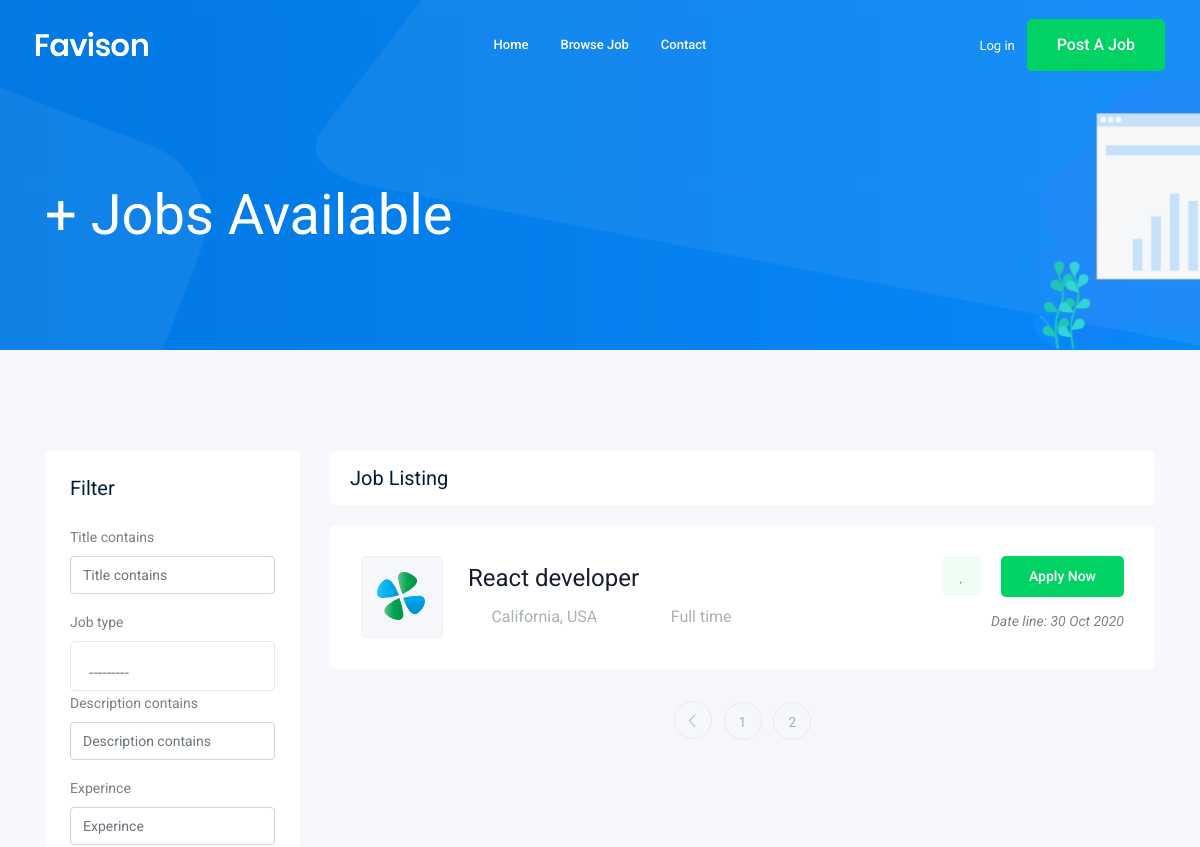
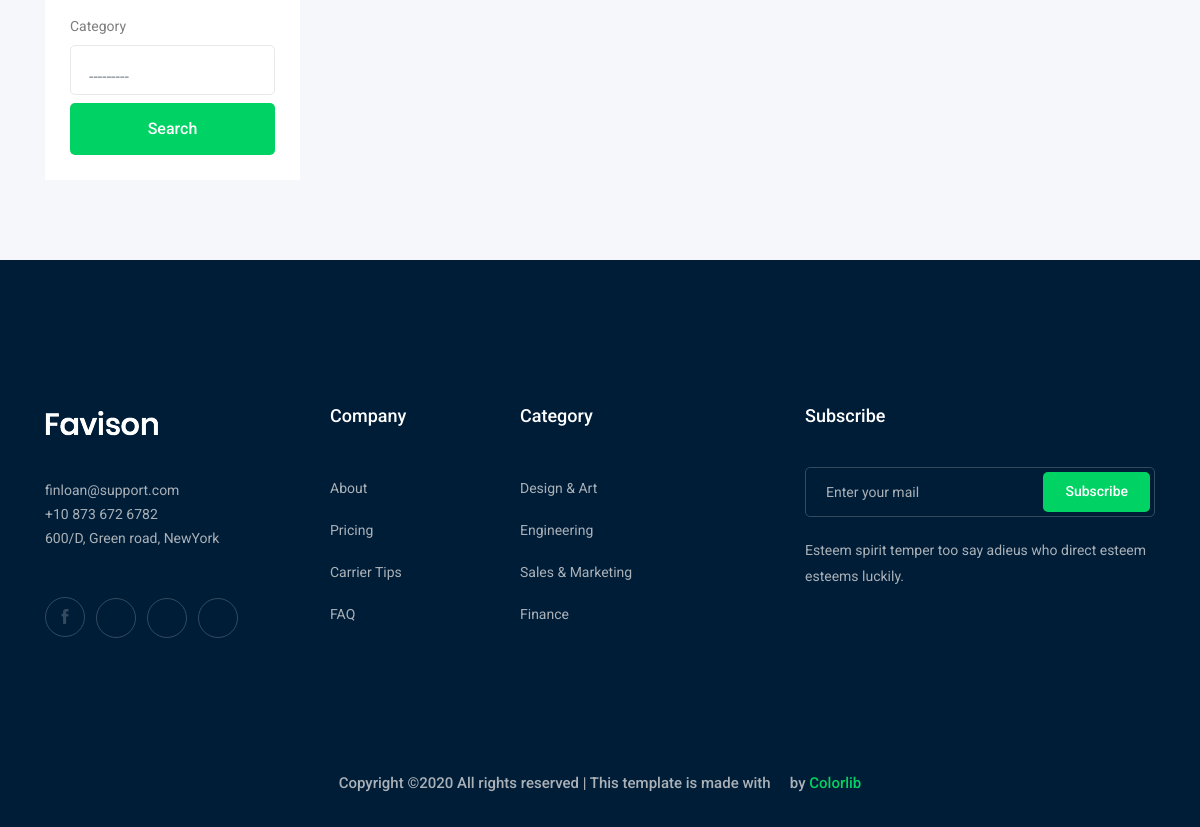
The page /jobs/?page=2 on the database as committed earlier (2 pictures, top to bottom).
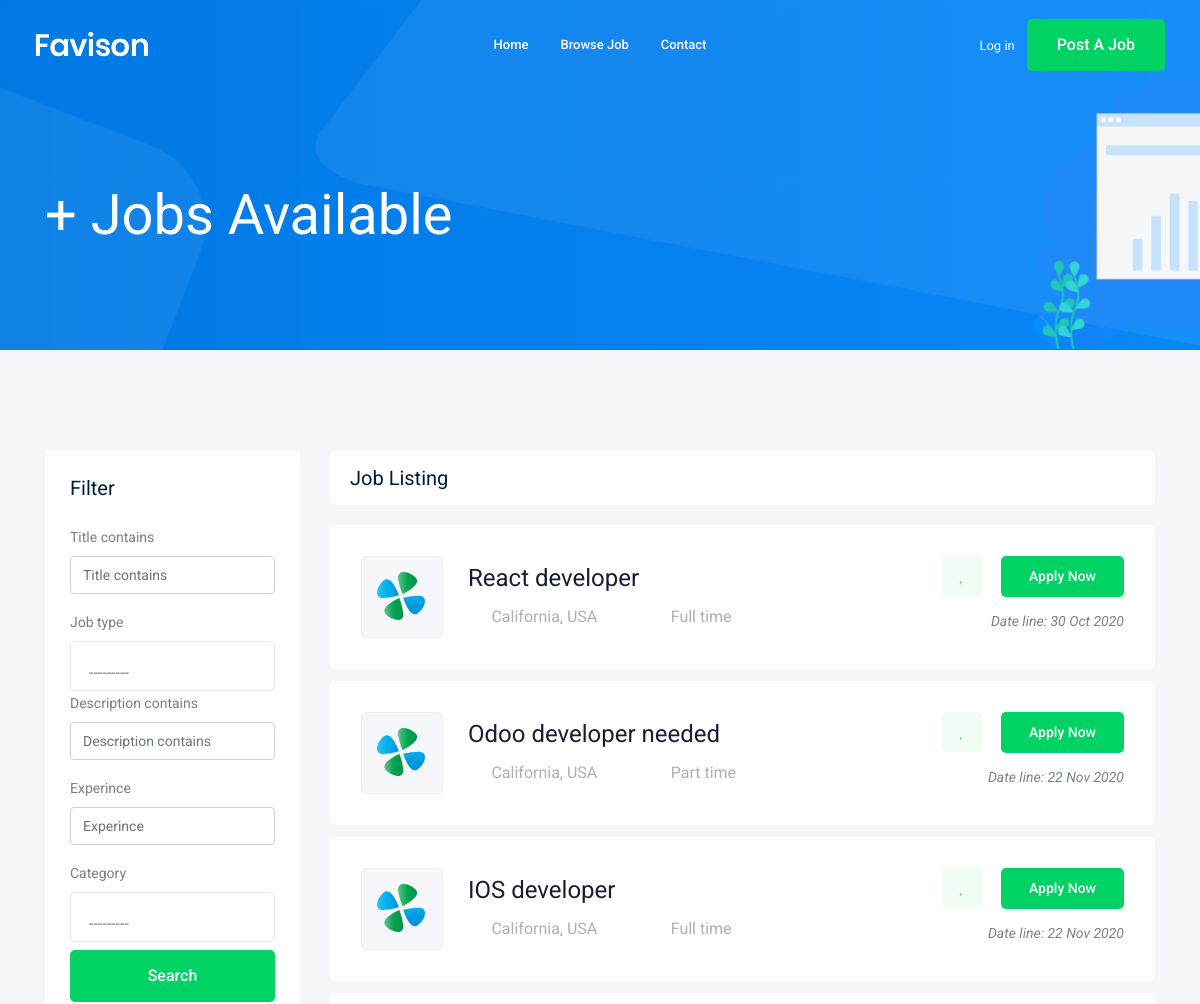
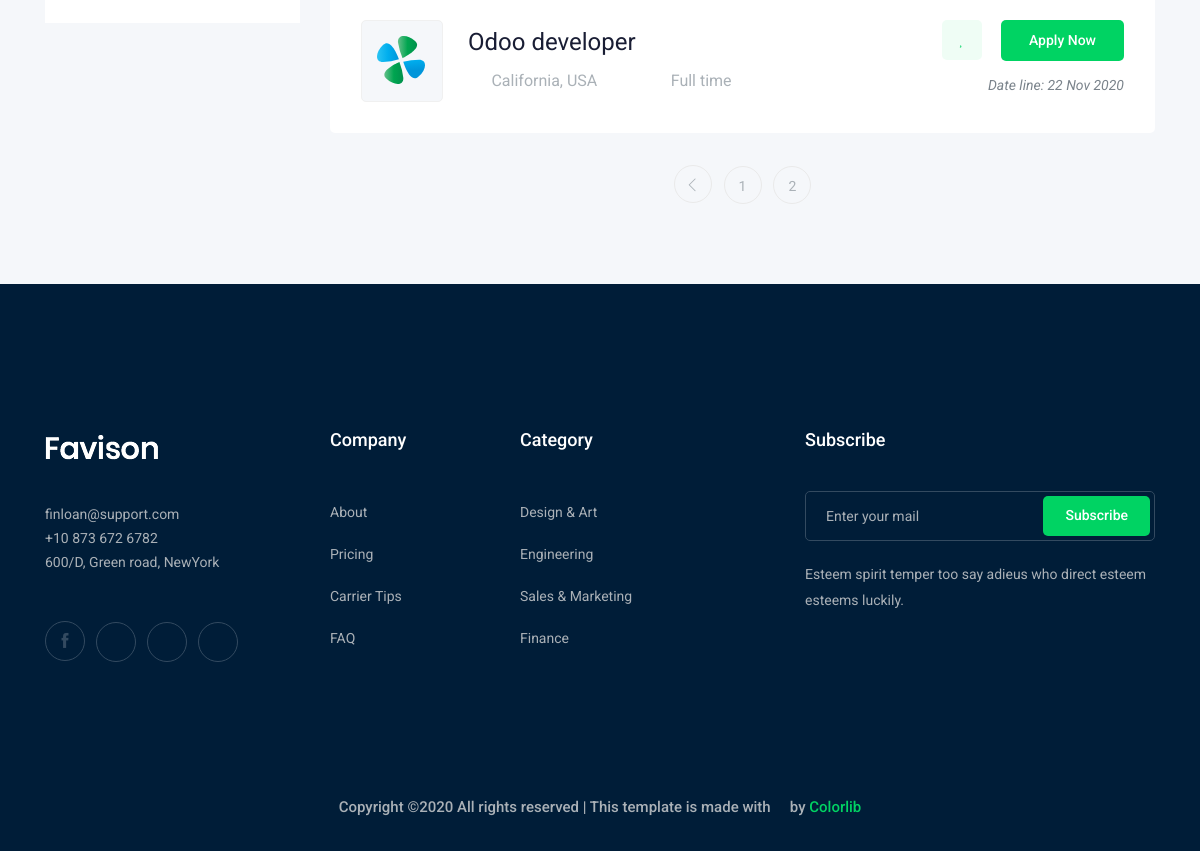
The same page on the database as committed later (2 pictures, top to bottom).
### job/models.py (models this page shows, shortened)
class Job(models.Model):      #table
    owner = models.ForeignKey(User, related_name='job_owner', on_delete=models.CASCADE)
    title = models.CharField(max_length=100)
    job_type = models.CharField(max_length=15 , choices=JOB_TYPE)
    description = models.TextField(max_length=1000)
    published_at = models.DateTimeField(auto_now=True)
    vacancy = models.IntegerField(default=1)
    salary = models.IntegerField(default=0)
    experince = models.IntegerField(default=1)
    category = models.ForeignKey('Category',on_delete=models.CASCADE)
    image = models.ImageField(upload_to=image_upload)
    slug = models.SlugField(blank=True, null=True)
    def __str__(self):
        return self.title

### job/views.py (the view)
# urls.py: path('', views.job_list , name = 'job_list'),
def job_list(request):
    job_list = Job.objects.all()
    myfilter = JobFilter(request.GET , queryset=job_list)
    job_list = myfilter.qs
    paginator = Paginator(job_list , 4) # Show 25 contacts per page.
    page_number = request.GET.get('page')
    page_obj = paginator.get_page(page_number)
    context = {'jobs' :page_obj , 'myfilter':myfilter }  #template name
    return render(request,'job/job_list.html',context)

### job/models.py (called while the page is built)
    def __str__(self):
        return self.name

### job/templates/job/job_list.html (shortened to what this page needs)
{% extends 'base.html' %}
{% load bootstrap4 %}
{% block body %}
    <div class="bradcam_area bradcam_bg_1">
        <div class="container">
            <div class="row">
                <div class="col-xl-12">
                    <div class="bradcam_text">
                        <h3>{{jobs.count}}+ Jobs Available</h3>
                    </div>
                </div>
            </div>
        </div>
    </div>
    <div class="job_listing_area plus_padding">
        <div class="container">
            <div class="row">
                <div class="col-lg-3">
                    <div class="job_filter white-bg">
                        <div class="form_inner white-bg">
                            <h3>Filter</h3>
                            <form method="GET">
                                {% bootstrap_form myfilter.form %}
                                <input type="submit" value="Search" class="boxed-btn3 w-100 mt-2">
                            </form>
                        </div>
                    </div>
                </div>
                <div class="col-lg-9">
                    <div class="recent_joblist_wrap">
                        <div class="recent_joblist white-bg ">
                            <div class="row align-items-center">
                                <div class="col-md-6">
                                    <h4>Job Listing</h4>
                                </div>
                                <div class="col-md-6">
                                </div>
                            </div>
                        </div>
                    </div>
                    <div class="job_lists m-0">
                        <div class="row">
                            {% for job in jobs %}
                            <div class="col-lg-12 col-md-12">
                                <div class="single_jobs white-bg d-flex justify-content-between">
                                    <div class="jobs_left d-flex align-items-center">
                                        <div class="thumb">
                                            <img src="img/svg_icon/1.svg" alt="">
                                        </div>
                                        <div class="jobs_conetent">
                                            <a href="{% url 'jobs:job_detail' job.slug %}"><h4>{{job}}</h4></a>
                                            <div class="links_locat d-flex align-items-center">
                                                <div class="location">
                                                    <p> <i class="fa fa-map-marker"></i> California, USA</p>
                                                </div>
                                                <div class="location">
                                                    <p> <i class="fa fa-clock-o"></i> {{job.job_type}}</p>
                                                </div>
                                            </div>
                                        </div>
                                    </div>
                                    <div class="jobs_right">
                                        <div class="apply_now">
                                            <a class="heart_mark" href="#"> <i class="fa fa-heart"></i> </a>
                                            <a href="{% url 'jobs:job_detail' job.slug %}" class="boxed-btn3">Apply Now</a>
                                        </div>
                                        <div class="date">
                                            <p>Date line: {{job.published_at | date:'d M o'}}</p>
                                        </div>
                                    </div>
                                </div>
                            </div>
                            {% endfor %}
                        </div>
                        <div class="row">
                            <div class="col-lg-12">
                                <div class="pagination_wrap">
                                    <ul>
                                        {% if jobs.has_previous %}
                                            <li><a href="?page={{ jobs.previous_page_number }}"> <i class="ti-angle-left"></i> </a></li>
                                        {% endif %}
                                        {% for num in jobs.paginator.page_range %}
                                            <li><a href="?page={{i}}"><span>{{num}}</span></a></li>
                                        {% endfor %}
                                    </ul>
                                </div>
                            </div>
                        </div>
                    </div>
                </div>
            </div>
        </div>
    </div>
{% endblock body %}

### templates/base.html (shortened to what this page needs)
{% load static %}
<!doctype html>
<html class="no-js" lang="zxx">
<head>
    <link rel="stylesheet" href="{% static 'css/bootstrap.min.css' %}">
    <link rel="stylesheet" href="{% static 'css/owl.carousel.min.css' %}">
    <link rel="stylesheet" href="{% static 'css/magnific-popup.css' %}" >
    <link rel="stylesheet" href="{% static 'css/font-awesome.min.css' %}">
    <link rel="stylesheet" href="{% static 'css/themify-icons.css' %}">
    <link rel="stylesheet" href="{% static 'css/nice-select.css' %}">
    <link rel="stylesheet" href="{% static 'css/flaticon.css' %}">
    <link rel="stylesheet" href="{% static 'css/jquery-ui.css' %}">
    <link rel="stylesheet" href="{% static 'css/gijgo.css' %}">
    <link rel="stylesheet" href="{% static 'css/animate.min.css' %}">
    <link rel="stylesheet" href="{% static 'css/slicknav.css' %}">
    <link rel="stylesheet" href="{% static 'css/style.css' %}">
</head>
<body>
    <header>
        <div class="header-area ">
            <div id="sticky-header" class="main-header-area">
                <div class="container-fluid ">
                    <div class="header_bottom_border">
                        <div class="row align-items-center">
                            <div class="col-xl-3 col-lg-2">
                                <div class="logo">
                                    <a href="index.html">
                                        <img src="img/logo.png" alt="">
                                    </a>
                                </div>
                            </div>
                            <div class="col-xl-6 col-lg-7">
                                <div class="main-menu  d-none d-lg-block">
                                    <nav>
                                        <ul id="navigation">
                                            <li><a href="/">home</a></li>
                                            <li><a href="{% url 'jobs:job_list' %}">Browse Job</a></li>
                                            <li><a href="{% url 'contact:contact' %}">Contact</a></li>
                                        </ul>
                                    </nav>
                                </div>
                            </div>
                            <div class="col-xl-3 col-lg-3 d-none d-lg-block">
                                <div class="Appointment">
                                    {% if request.user.is_authenticated %}
                                    <div class="phone_num d-none d-xl-block">
                                        <a href="{% url 'accounts:profile' %}">Profile</a>
                                    </div>
                                    {% else %}
                                        <div class="phone_num d-none d-xl-block">
                                             <a href="{% url 'login' %}">Log in</a>
                                        </div>
                                    {% endif %}
                                    <div class="d-none d-lg-block">
                                        <a class="boxed-btn3" href="{% url 'jobs:add_job' %}">Post a Job</a>
                                    </div>
                                </div>
                            </div>
                            <div class="col-12">
                            </div>
                        </div>
                    </div>
                </div>
            </div>
        </div>
    </header>
    {% block body %}
    {% endblock body %}
    <footer class="footer">
        <div class="footer_top">
            <div class="container">
                <div class="row">
                    <div class="col-xl-3 col-md-6 col-lg-3">
                        <div class="footer_widget wow fadeInUp" data-wow-duration="1s" data-wow-delay=".3s">
                            <div class="footer_logo">
                                <a href="#">
                                    <img src="img/logo.png" alt="">
                                </a>
                            </div>
                            <p>
                                finloan@support.com <br>
                                +10 873 672 6782 <br>
                                600/D, Green road, NewYork
                            </p>
                            <div class="socail_links">
                                <ul>
                                    <li>
                                        <a href="#">
                                            <i class="ti-facebook"></i>
                                        </a>
                                    </li>
                                    <li>
                                        <a href="#">
                                            <i class="fa fa-google-plus"></i>
                                        </a>
                                    </li>
                                    <li>
                                        <a href="#">
                                            <i class="fa fa-twitter"></i>
                                        </a>
                                    </li>
                                    <li>
                                        <a href="#">
                                            <i class="fa fa-instagram"></i>
                                        </a>
                                    </li>
                                </ul>
                            </div>
                        </div>
                    </div>
                    <div class="col-xl-2 col-md-6 col-lg-2">
                        <div class="footer_widget wow fadeInUp" data-wow-duration="1.1s" data-wow-delay=".4s">
                            <h3 class="footer_title">
                                Company
                            </h3>
                            <ul>
                                <li><a href="#">About </a></li>
                                <li><a href="#"> Pricing</a></li>
                                <li><a href="#">Carrier Tips</a></li>
                                <li><a href="#">FAQ</a></li>
                            </ul>
                        </div>
                    </div>
                    <div class="col-xl-3 col-md-6 col-lg-3">
                        <div class="footer_widget wow fadeInUp" data-wow-duration="1.2s" data-wow-delay=".5s">
                            <h3 class="footer_title">
                                Category
                            </h3>
                            <ul>
                                <li><a href="#">Design & Art</a></li>
                                <li><a href="#">Engineering</a></li>
                                <li><a href="#">Sales & Marketing</a></li>
                                <li><a href="#">Finance</a></li>
                            </ul>
                        </div>
                    </div>
                    <div class="col-xl-4 col-md-6 col-lg-4">
                        <div class="footer_widget wow fadeInUp" data-wow-duration="1.3s" data-wow-delay=".6s">
                            <h3 class="footer_title">
                                Subscribe
                            </h3>
                            <form action="#" class="newsletter_form">
                                <input type="text" placeholder="Enter your mail">
                                <button type="submit">Subscribe</button>
                            </form>
                            <p class="newsletter_text">Esteem spirit temper too say adieus who direct esteem esteems
                                luckily.</p>
                        </div>
                    </div>
                </div>
            </div>
        </div>
        <div class="copy-right_text wow fadeInUp" data-wow-duration="1.4s" data-wow-delay=".3s">
            <div class="container">
                <div class="row">
                    <div class="col-xl-12">
                        <p class="copy_right text-center">
Copyright &copy;<script>document.write(new Date().getFullYear());</script> All rights reserved | This template is made with <i class="fa fa-heart-o" aria-hidden="true"></i> by <a href="https://colorlib.com" target="_blank">Colorlib</a>
                        </p>
                    </div>
                </div>
            </div>
        </div>
    </footer>
</body>
</html>

Rows that differ between the two databases and show on the page:
added Job: title "Odoo developer needed", job_type "Part time", published_at "22 Nov 2020"
added Job: title "IOS developer", job_type "Full time", published_at "22 Nov 2020"
added Job: title "Odoo developer", job_type "Full time", published_at "22 Nov 2020"
